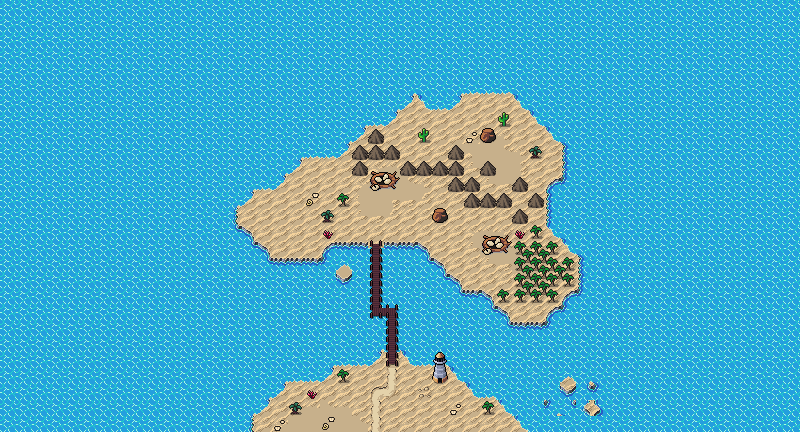

Tiled map render using the project's own tile images. Description and the map definition, with tile-layer contents summarised, below:
An orthogonal 50x27 tile map with 16x16 px tiles, 4 tile layers (Tilelaag 4, Background, Ground, Clutter), 2 tilesets and 29 objects.

<map version="1.10" tiledversion="1.10.1" orientation="orthogonal" renderorder="right-down" width="50" height="27" tilewidth="16" tileheight="16" infinite="0" nextlayerid="9" nextobjectid="91">
 <editorsettings>
  <export target="wastetown..tmx" format="tmx" />
 </editorsettings>
 <tileset firstgid="1" source="../tileset/main.tsx" />
 <tileset firstgid="10113" source="../tileset/buildings.tsx" />
 <layer id="8" name="Tilelaag 4" width="50" height="27">
  <data>[1350 cells, 1 non-empty, 1 distinct tile ids]</data>
 </layer>
 <layer id="7" name="Background" width="50" height="27">
  <data>[1350 cells, 916 non-empty, 9 distinct tile ids]</data>
 </layer>
 <layer id="2" name="Ground" width="50" height="27">
  <data>[1350 cells, 393 non-empty, 48 distinct tile ids]</data>
 </layer>
 <layer id="3" name="Clutter" width="50" height="27">
  <properties>
   <property name="spriteLayer" type="bool" value="true" />
  </properties>
  <data>[1350 cells, 285 non-empty, 35 distinct tile ids]</data>
 </layer>
 <objectgroup id="4" name="Objects">
  <object id="38" template="../obj/entry_up.tx" x="352" y="435.172" width="64" height="16">
   <properties>
    <property name="teleport" value="" />
   </properties>
  </object>
  <object id="54" template="../obj/enemy.tx" x="290.426" y="219.634">
   <properties>
    <property name="enemy" value="Crab" />
    <property name="threatRange" type="int" value="40" />
    <property name="waypoints" value="85,86" />
   </properties>
  </object>
  <object id="57" template="../obj/enemy.tx" x="369.05" y="240.529">
   <properties>
    <property name="enemy" value="Water Elemental" />
    <property name="threatRange" type="int" value="60" />
   </properties>
  </object>
  <object id="60" template="../obj/treasure.tx" x="485.073" y="231.023" />
  <object id="61" template="../obj/gold.tx" x="401.404" y="198.409" />
  <object id="62" template="../obj/enemy.tx" x="375.677" y="184.811">
   <properties>
    <property name="enemy" value="Bird" />
    <property name="threatRange" type="int" value="60" />
   </properties>
  </object>
  <object id="63" template="../obj/enemy.tx" x="485.76" y="250.144">
   <properties>
    <property name="enemy" value="Bird" />
    <property name="threatRange" type="int" value="60" />
   </properties>
  </object>
  <object id="65" template="../obj/manashards.tx" x="493.373" y="283.747" />
  <object id="66" template="../obj/booster.tx" x="422.778" y="200.185">
   <properties>
    <property name="reward">[
  {
    "editions": [ "EXO" ],
    "type": "card",
    "count": 10,
    "rarity": [ "Common" ]
  },
  {
    "editions": [ "EXO" ],
    "type": "card",
    "count": 3,
    "rarity": [ "Uncommon" ]
  },
  {
    "editions": [ "EXO" ],
    "type": "card",
    "count": 3,
    "rarity": [ "Rare", "Mythic Rare" ]
  }
]
</property>
   </properties>
  </object>
  <object id="67" template="../obj/booster.tx" x="259.255" y="226.118">
   <properties>
    <property name="reward">[
  {
    "editions": [ "STH" ],
    "type": "card",
    "count": 10,
    "rarity": [ "Common" ]
  },
  {
    "editions": [ "STH" ],
    "type": "card",
    "count": 3,
    "rarity": [ "Uncommon" ]
  },
  {
    "editions": [ "STH" ],
    "type": "card",
    "count": 3,
    "rarity": [ "Rare", "Mythic Rare" ]
  }
]
</property>
   </properties>
  </object>
  <object id="68" template="../obj/gold.tx" x="442.948" y="205.948" />
  <object id="69" template="../obj/enemy.tx" x="456.635" y="326.249">
   <properties>
    <property name="enemy" value="Jellyfish" />
    <property name="threatRange" type="int" value="40" />
    <property name="waypoints" value="84,72,73,74,77,83" />
   </properties>
  </object>
  <object id="71" template="../obj/enemy.tx" x="447.27" y="399.006">
   <properties>
    <property name="enemy" value="Pirate" />
    <property name="threatRange" type="int" value="20" />
   </properties>
  </object>
  <object id="72" template="../obj/waypoint.tx" x="320" y="320" />
  <object id="73" template="../obj/waypoint.tx" x="189.38" y="314.723" />
  <object id="74" template="../obj/waypoint.tx" x="182.896" y="57.5531" />
  <object id="75" template="../obj/waypoint.tx" x="517.145" y="40.2644" />
  <object id="76" template="../obj/waypoint.tx" x="267.179" y="35.9422" />
  <object id="77" template="../obj/waypoint.tx" x="703.719" y="161.285" />
  <object id="78" template="../obj/waypoint.tx" x="605.03" y="85.6473" />
  <object id="79" template="../obj/waypoint.tx" x="663.379" y="115.903" />
  <object id="80" template="../obj/waypoint.tx" x="664.099" y="246.288" />
  <object id="81" template="../obj/waypoint.tx" x="664.82" y="315.443" />
  <object id="82" template="../obj/waypoint.tx" x="620.878" y="350.021" />
  <object id="83" template="../obj/waypoint.tx" x="490.492" y="366.589" />
  <object id="84" template="../obj/waypoint.tx" x="420.616" y="331.291" />
  <object id="85" template="../obj/waypoint.tx" x="284.468" y="248.45" />
  <object id="86" template="../obj/waypoint.tx" x="324.808" y="188.659" />
  <object id="90" template="../obj/collision.tx" x="160" y="432" width="480" height="16" />
 </objectgroup>
</map>
